Frame 1 (no input): blank canvas, image omitted
Frame 60 (no input): blank canvas, image omitted
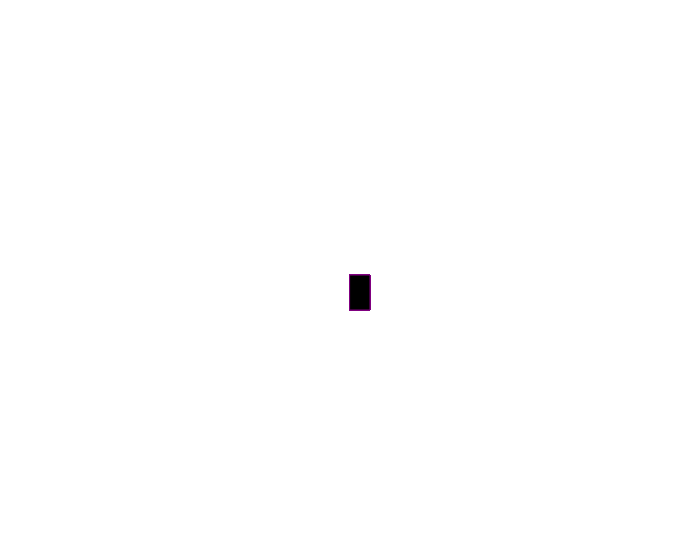
Frame 120 (the mouse pressed at the canvas centre since frame 60)

The p5.js sketch whose frames 1 and 60 were blank and that drew this single picture after the mouse press (run headless with seeded random() and noise() and a simulated clock; from frame 60 on, the mouse is pressed at the canvas centre):

// p5.js sketch
// ── sketch.js
function setup() {
    createCanvas(700, 550);
    background("white");
  }
  
  function draw() {
    
    stroke("purple");
    fill("black");
  
    // console.log(mouseIsPressed);
  
    if (mouseIsPressed) {
      rect(mouseX, mouseY, 20, 35);
    }
  }
